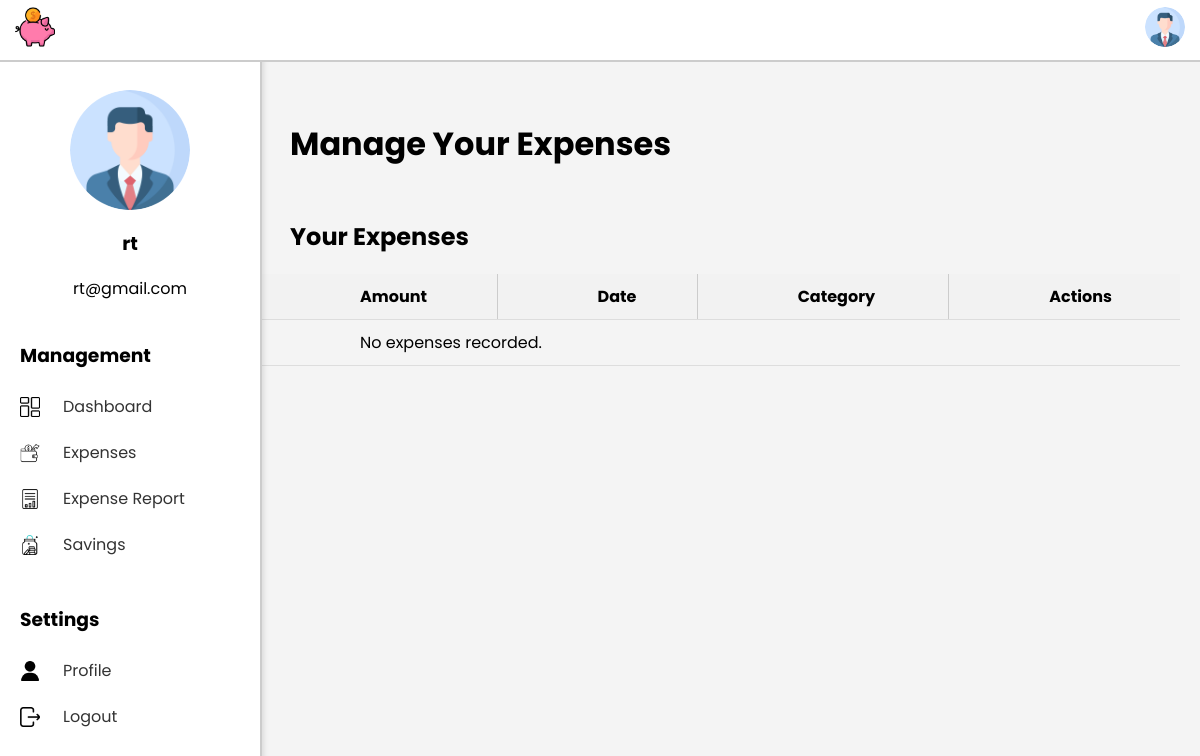
The app's page /ExpenseSystem/manage_expense/ (signed in), older data.
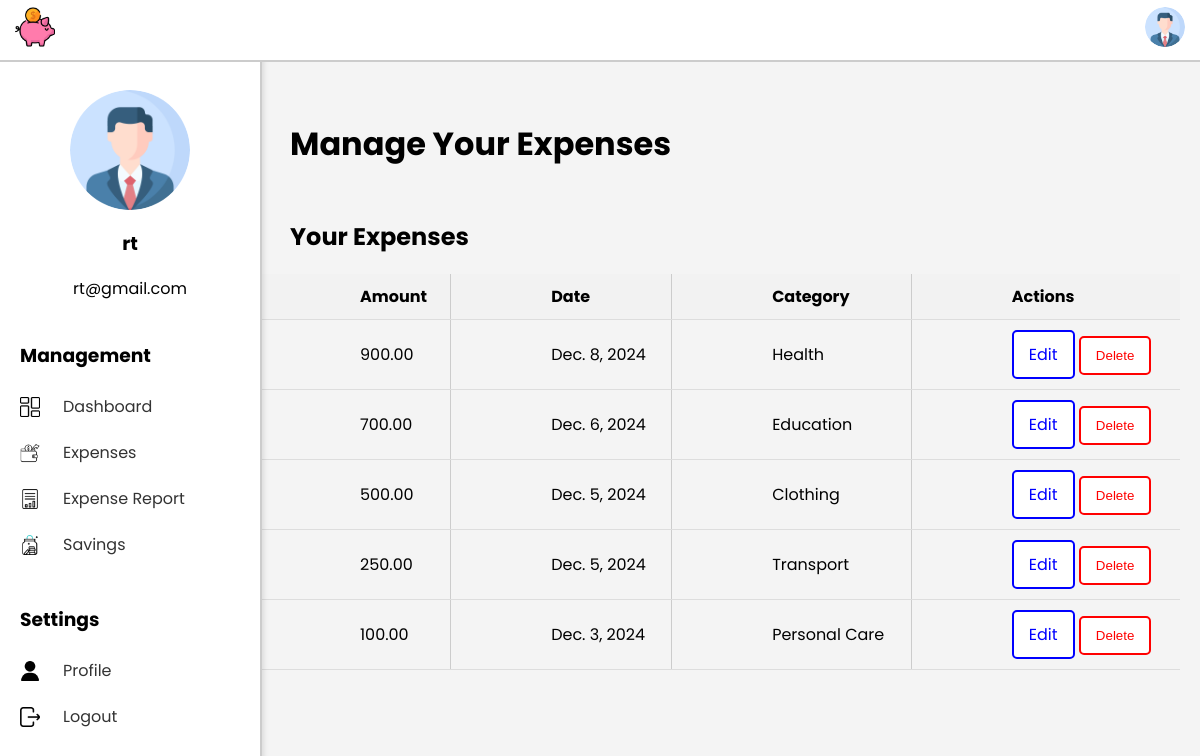
The same page, newer data.
### ExpenseSystem/models.py (models this page shows, shortened)
class Profile(models.Model):
    user = models.OneToOneField(User, on_delete=models.CASCADE)
    profile_picture = models.ImageField(upload_to='profile_pictures/', default='default_profile.png')

class Expense(models.Model):
    amount = models.DecimalField(max_digits=10, decimal_places=2)
    date = models.DateField()
    category = models.ForeignKey(Category, on_delete=models.CASCADE)
    user = models.ForeignKey(User, on_delete=models.CASCADE)
    description = models.TextField(null=True, blank=True)  # Add the description field

class Category(models.Model):
    name = models.CharField(max_length=255)

### ExpenseSystem/views.py (the view)
# urls.py: path('manage_expense/', views.manage_expense, name='manage_expense'),
@login_required
def manage_expense(request):
    expenses = Expense.objects.filter(user=request.user)
    return render(request, 'manage_expense.html', {'expenses': expenses})

### ExpenseSystem/templates/manage_expense.html (shortened to what this page needs)
<!DOCTYPE html>
<html lang="en">
<head>
    {% load static %}
    <link rel="stylesheet" href="{% static 'manageexpense.css' %}">
</head>
<body>
    {% include 'navbar.html' %}
    {% include 'sidebar.html' %}
    <div class="main-dashboard">
        <div class="header">
            <h1>Manage Your Expenses</h1>
        </div>
        <div class="expense-list background-box">
            <h2>Your Expenses</h2>
            <table>
                <thead>
                    <tr>
                        <th>Amount</th>
                        <th>Date</th>
                        <th>Category</th>
                        <th>Actions</th>
                    </tr>
                </thead>
                <tbody>
                    {% for expense in expenses %}
                    <tr>
                        <td>{{ expense.amount }}</td>
                        <td>{{ expense.date }}</td>
                        <td>{{ expense.category.name }}</td>
                        <td>
                            <a href="{% url 'edit_expense' expense.id %}" class="btn btn-edit">Edit</a>
                            <form method="POST" action="{% url 'delete_expense' expense.id %}" style="display:inline;">
                                <button type="submit" class="btn btn-delete">Delete</button>
                            </form>
                        </td>
                    </tr>
                    {% empty %}
                    <tr>
                        <td colspan="4">No expenses recorded.</td>
                    </tr>
                    {% endfor %}
                </tbody>
            </table>
        </div>
    </div>
</body>
</html>

### ExpenseSystem/templates/navbar.html (shortened to what this page needs)
{% load static %}
<nav class="navbar">
    <link rel="stylesheet" href="{% static 'navbar.css' %}">
    <div class="navbar-logo">
        <img src="{% static 'piggy-bank.png' %}" alt="Logo" class="logo">
    </div>
    <div class="profile-dropdown">
        <img id="profile-dropdown"
             src="{% if user.profile.profile_picture %}{{ user.profile.profile_picture.url }}{% else %}{% static 'default_profile.png' %}{% endif %}"
             alt="Profile Picture" class="profile-dropdown-img">
    </div>
</nav>

### ExpenseSystem/templates/sidebar.html (shortened to what this page needs)
{% load static %}
<div class="sidebar">
    <div class="profile-section">
        <link rel="stylesheet" href="{% static 'sidebar.css' %}">
        <img id="sidebar_profile_picture"
     src="{% if user.profile.profile_picture %}{{ user.profile.profile_picture.url }}{% else %}{% static 'default_profile.png' %}{% endif %}"
     alt="Profile Picture" class="sidebar-profile-picture">
        <h3>{{ user.username }}</h3>
        <p>{{ user.email }}</p>
    </div>
    <div class="management-section">
        <h3>Management</h3>
        <ul>
            <li class="{% if request.resolver_match.url_name == 'dashboard' %}active{% endif %}">
                <img src="{% static 'dashboard.png' %}" alt="Dashboard Icon" class="sidebar-icon">
                <a href="{% url 'dashboard' %}">Dashboard</a>
            </li>
            <li class="{% if request.resolver_match.url_name == 'add_expense' %}active{% endif %}">
                <img src="{% static 'expenses.png' %}" alt="Add Expenses Icon" class="sidebar-icon">
                <a href="{% url 'add_expense' %}">Expenses</a>
            </li>
            <li class="{% if request.resolver_match.url_name == 'expense_report' %}active{% endif %}">
                <img src="{% static 'add_report.png' %}" alt="Expense Report Icon" class="sidebar-icon">
                <a href="{% url 'expense_report' %}">Expense Report</a>
            </li>
            <li class="{% if request.resolver_match.url_name == 'savings_dashboard' %}active{% endif %}">
                <img src="{% static 'add_savings.png' %}" alt="Savings Icon" class="sidebar-icon">
                <a href="{% url 'savings_dashboard' %}">Savings</a>
            </li>
        </ul>
    </div>
    <div class="settings-section">
        <h3>Settings</h3>
        <ul>
            <li class="{% if request.resolver_match.url_name == 'user_profile' %}active{% endif %}">
                <img src="{% static 'user.png' %}" alt="User Icon" class="sidebar-icon">
                <a href="{% url 'user_profile' %}">Profile</a>
            </li>
            <li><img src="{% static 'exit.png' %}" alt="Logout Icon" class="sidebar-icon">
                <a href="{% url 'logout' %}" class="btn btn-secondary">Logout</a></li>
        </ul>
    </div>
</div>

### ExpenseSystem/static/manageexpense.css (style rules this page uses)
body { font-family: Poppins, sans-serif; background-color: #f4f4f4; margin: 0; padding: 0; }
.main-dashboard { margin-left: 240px; padding: 20px; }
.header { display: flex; justify-content: space-between; align-items: center; margin-bottom: 30px; }
.header h1 { font-size: 2em; margin-left: 30px; margin-top: 100px; }
.expense-list h2 { margin-left: 30px; }
table { width: 100%; border-collapse: collapse; }
th, td { padding: 10px; padding-left: 100px; text-align: left; border-bottom: 1px solid #ddd; }
th { background-color: #f2f2f2; border-right: 1px solid #ccc; }
td { border-right: 1px solid #ccc; }
th:last-child, td:last-child { border-right: none; }
.btn-edit { border: 2px solid blue; background-color: white; color: blue; padding: 10px 15px; text-decoration: none; border-radius: 5px; cursor: pointer; display: inline-block; }
.btn-delete { border: 2px solid red; background-color: white; color: red; padding: 10px 15px; text-decoration: none; border-radius: 5px; cursor: pointer; display: inline-block; }

### ExpenseSystem/static/navbar.css (style rules this page uses)
.navbar { display: flex; justify-content: space-between; align-items: center; background-color: #ffff; padding: 5px 15px; color: white; position: fixed; top: 0; left: 0; right: 0; z-index: 1000; height: 50px; border-bottom: 2px solid #ccc; }
.navbar-logo img { height: 40px; }
.profile-dropdown { position: relative; margin-left: auto; align-self: center; }
.profile-dropdown-img { width: 40px; height: 40px; border-radius: 50%; object-fit: cover; cursor: pointer; transition: transform 0.3s ease; }

### ExpenseSystem/static/sidebar.css (style rules this page uses)
.sidebar { position: fixed; top: 50px; left: 0; height: calc(100% - 50px); background-color: #ffffff; width: 220px; box-shadow: 2px 0 5px rgba(0, 0, 0, 0.1); padding: 20px; border-right: 2px solid #ccc; }
.profile-section { text-align: center; margin-top: 20px; }
.profile-section img { border-radius: 50%; width: 120px; height: 120px; display: block; margin: 0 auto; }
.management-section, .settings-section { margin-top: 40px; }
.management-section h3, .settings-section h3 { margin-bottom: 10px; }
.management-section ul, .settings-section ul { list-style-type: none; padding: 0; }
.management-section li, .settings-section li { display: flex; align-items: center; margin: 5px 0; }
.sidebar-icon { width: 20px; height: 20px; margin-right: 15px; margin-top: 5px; margin-bottom: 5px; vertical-align: middle; }
.management-section li a, .settings-section li a { text-decoration: none; color: #333; padding: 8px; display: block; }

Row changes from the older to the newer data that the page shows:
added Expense: amount "900.00", date "Dec. 8, 2024", category.name "Health"
added Expense: amount "700.00", date "Dec. 6, 2024", category.name "Education"
added Expense: amount "500.00", date "Dec. 5, 2024", category.name "Clothing"
added Expense: amount "250.00", date "Dec. 5, 2024", category.name "Transport"
added Expense: amount "100.00", date "Dec. 3, 2024", category.name "Personal Care"
Text that changed along with them:
text no longer shown: "No expenses recorded."
